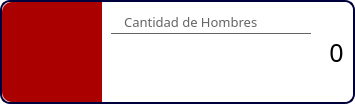
                        <widget class="QFrame" name="frame_9">
                         <property name="minimumSize">
                          <size>
                           <width>0</width>
                           <height>104</height>
                          </size>
                         </property>
                         <property name="maximumSize">
                          <size>
                           <width>16777215</width>
                           <height>104</height>
                          </size>
                         </property>
                         <property name="styleSheet">
                          <string notr="true">background-color: rgb(255, 255, 255);
border: 2px solid rgb(0, 0, 61);
border-radius: 10px;</string>
                         </property>
                         <property name="frameShape">
                          <enum>QFrame::StyledPanel</enum>
                         </property>
                         <property name="frameShadow">
                          <enum>QFrame::Raised</enum>
                         </property>
                         <layout class="QHBoxLayout" name="horizontalLayout_43">
                          <property name="spacing">
                           <number>0</number>
                          </property>
                          <property name="leftMargin">
                           <number>0</number>
                          </property>
                          <property name="topMargin">
                           <number>0</number>
                          </property>
                          <property name="rightMargin">
                           <number>0</number>
                          </property>
                          <property name="bottomMargin">
                           <number>0</number>
                          </property>
                          <item>
                           <widget class="QLabel" name="label_25">
                            <property name="minimumSize">
                             <size>
                              <width>100</width>
                              <height>100</height>
                             </size>
                            </property>
                            <property name="maximumSize">
                             <size>
                              <width>100</width>
                              <height>100</height>
                             </size>
                            </property>
                            <property name="font">
                             <font>
                              <family>Circular Std</family>
                              <pointsize>10</pointsize>
                             </font>
                            </property>
                            <property name="styleSheet">
                             <string notr="true">border: none;
border-radius: 0px;
border-top-left-radius: 10px;
border-bottom-left-radius: 10px;
background-color: rgb(170, 0, 0);
padding: 10px;</string>
                            </property>
                            <property name="text">
                             <string/>
                            </property>
                            <property name="pixmap">
                             <pixmap>:/icons/men.png</pixmap>
                            </property>
                            <property name="scaledContents">
                             <bool>false</bool>
                            </property>
                            <property name="alignment">
                             <set>Qt::AlignCenter</set>
                            </property>
                           </widget>
                          </item>
                          <item alignment="Qt::AlignTop">
                           <widget class="QFrame" name="frame_18">
                            <property name="styleSheet">
                             <string notr="true">border: none;</string>
                            </property>
                            <property name="frameShape">
                             <enum>QFrame::StyledPanel</enum>
                            </property>
                            <property name="frameShadow">
                             <enum>QFrame::Raised</enum>
                            </property>
                            <layout class="QVBoxLayout" name="verticalLayout_66">
                             <item>
                              <widget class="QLabel" name="label_27">
                               <property name="minimumSize">
                                <size>
                                 <width>200</width>
                                 <height>23</height>
                                </size>
                               </property>
                               <property name="maximumSize">
                                <size>
                                 <width>200</width>
                                 <height>23</height>
                                </size>
                               </property>
                               <property name="font">
                                <font>
                                 <family>Circular Std</family>
                                 <pointsize>10</pointsize>
                                </font>
                               </property>
                               <property name="styleSheet">
                                <string notr="true">border: none;
border-radius: none;
border-bottom: 1px solid rgb(100, 100, 100);
color: rgb(100, 100, 100);</string>
                               </property>
                               <property name="text">
                                <string>   Cantidad de Hombres</string>
                               </property>
                              </widget>
                             </item>
                            </layout>
                           </widget>
                          </item>
                          <item>
                           <widget class="QFrame" name="frame_15">
                            <property name="styleSheet">
                             <string notr="true">border: none;</string>
                            </property>
                            <property name="frameShape">
                             <enum>QFrame::StyledPanel</enum>
                            </property>
                            <property name="frameShadow">
                             <enum>QFrame::Raised</enum>
                            </property>
                            <layout class="QVBoxLayout" name="verticalLayout_65">
                             <item>
                              <widget class="QLabel" name="lbl_cant_hombres">
                               <property name="minimumSize">
                                <size>
                                 <width>0</width>
                                 <height>30</height>
                                </size>
                               </property>
                               <property name="maximumSize">
                                <size>
                                 <width>16777215</width>
                                 <height>30</height>
                                </size>
                               </property>
                               <property name="font">
                                <font>
                                 <family>Circular Std</family>
                                 <pointsize>19</pointsize>
                                </font>
                               </property>
                               <property name="styleSheet">
                                <string notr="true">border: none;</string>
                               </property>
                               <property name="text">
                                <string>0</string>
                               </property>
                               <property name="alignment">
                                <set>Qt::AlignCenter</set>
                               </property>
                              </widget>
                             </item>
                            </layout>
                           </widget>
                          </item>
                         </layout>
                        </widget>
